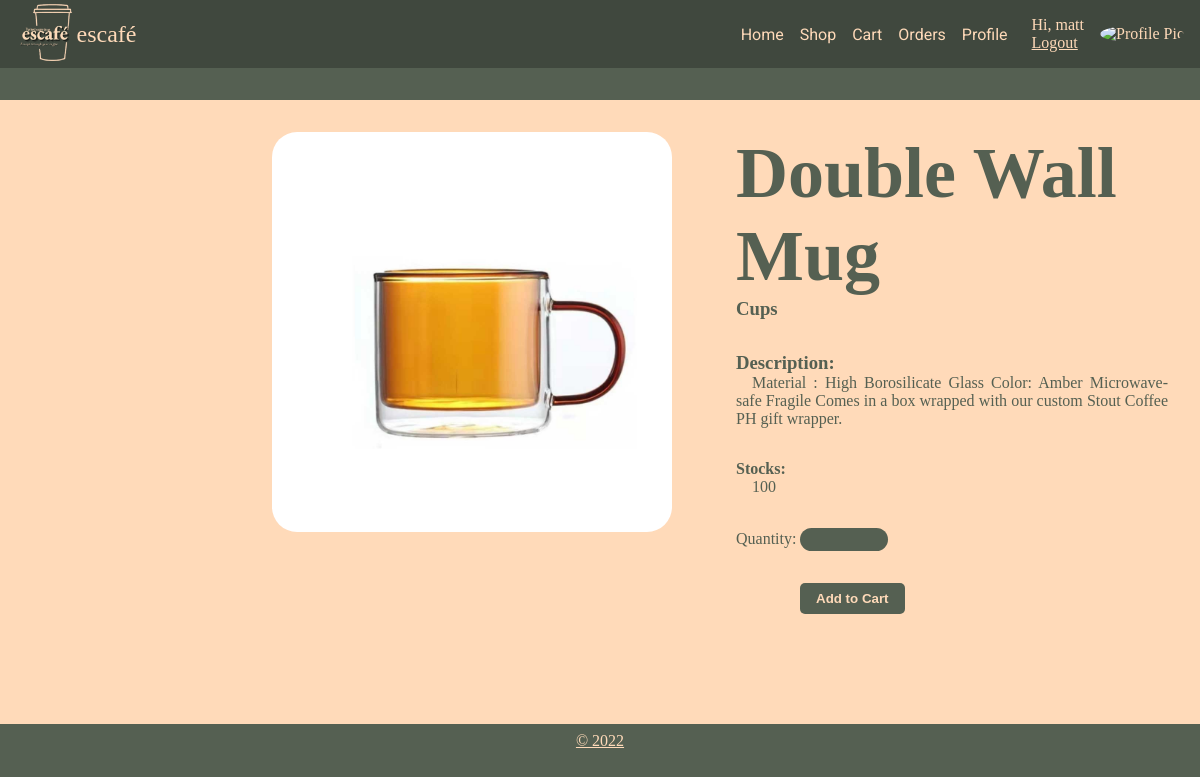
/pages/product-page.php?productID=20 (signed in), run on the app's committed database.
### tables this page shows
CREATE TABLE `sitesettings` (
  `siteName` varchar(100) NOT NULL,
  `siteLogo` varchar(255) NOT NULL,
  `balance` double NOT NULL
);

CREATE TABLE `products` (
  `productID` int(11) NOT NULL,
  `productImage` varchar(2048) NOT NULL,
  `productName` varchar(512) NOT NULL,
  `productCategory` varchar(255) NOT NULL,
  `productPrice` int(11) NOT NULL,
  `quantity` int(11) NOT NULL,
  `bundledWith` int(11) DEFAULT NULL,
  `discount` int(11) DEFAULT 0,
  `supplierName` varchar(512) NOT NULL,
  `productDescription` varchar(2048) NOT NULL,
  `expirationDate` date NOT NULL
);

### connect/config.php (called while the page is built, shortened)
<?php
     $pdo = new PDO('mysql:host=localhost;port=3306;dbname=escafe','root','');
     $pdo->setAttribute(PDO::ATTR_DEFAULT_FETCH_MODE, PDO::FETCH_ASSOC);
     $pdo -> setAttribute(PDO::ATTR_ERRMODE, PDO::ERRMODE_EXCEPTION);
     $statement = $pdo -> prepare ("SELECT * FROM sitesettings");
     $statement -> execute([]);
     $site = $statement -> fetch(0);
     $siteName = $site['siteName'];
     $siteLogo = $site['siteLogo'];
?>

### pages/product-page.php (the view, shortened to what this page needs)
<?php
    require_once '../connect/config.php';
    $statement = $pdo -> prepare("SELECT * FROM products WHERE productID = :productID");
    $statement -> execute([
        'productID' => $_GET['productID']
    ]);
    $product = $statement -> fetch(0);
?>
<!DOCTYPE html>
<html lang="en">
<head>
    <link rel="stylesheet" href="../css/user-shop.css">
</head>
<body>
    <?php include 'user-header.php' ?>
    <main>
        <div class="product-main">
            <div class="product-image">
            <img src='<?php echo '../connect/'.$product['productImage'] ?>' alt="<?php echo $product['productName'] . 'picture '?>">
            </div>
            <div class="product-text">
                <div class="product-text-head">
                    <h2><?php echo $product['productName'] ?></h2>
                    <h3><?php echo $product['productCategory']?></h3>
                </div>
                <div class="product-text-body">
                    <h3>Description: </h3>
                    <p><?php echo $product['productDescription']?></p>
                    <h4>Stocks: </h4>
                    <p><?php echo $product['quantity']?></p>
                </div>
                <form action="../connect/addToCart.php?productID=<?php echo $_GET['productID']?>" method="POST" enctype="multipart/form-data">
                    <label for="quantity">Quantity: </label>
                    <input type="number" name="quantity" id="quantity" min="1" max="<?php echo $product['quantity']?>" required> <br>
                    <input type="submit" value="Add to Cart">
                </form>
            </div>
        </div>
    </main>
    <?php include "./footer.php"; ?>
</body>
</html>

### pages/user-header.php (shortened to what this page needs)
<?php
    include '../connect/config.php';
    $profilePic = $_SESSION['profilePic'] ?? null;
?>
<header>
    <div class="logo-name">
        <div class="logo-head"><img src='<?php echo $siteLogo ?>' alt="logo"></div>
        <div class="name-head"><p><?php echo $siteName ?><p></div>
    </div>
    <nav>
        <?php if (isset($_SESSION['username'])): ?>
            <ul>
                <li><a href="./index.php">Home</a></li>
                <li><a href="./shop.php">Shop</a></li>
                <li><a href="./cart.php">Cart</a></li>
                <li><a href="./order-history.php">Orders</a></li>
                <li><a href="./user-profile.php">Profile</a></li>
            </ul>
            <div class="user">
                <div class="user-text">
                    <p>Hi, <?php echo $_SESSION['username'] ?> </p>
                    <a href="../connect/logout.php">Logout</a>
                </div>
                <div class="user-image">
                    <img src='<?php
                                    if($profilePic != null)
                                        echo '../connect/'.$profilePic;
                                    else
                                        echo '../img/users/blank.png';
                              ?>' alt="Profile Pic">
                </div>
            </div>
        <?php endif; ?>
    </nav>
</header>

### css/user-shop.css (style rules this page uses)
:root { --main-color: #556052; --text-color: #FFDAB9; --dark-box: rgba(0,0,0,0.25); }
* { color: var(--text-color); padding: 0; margin: 0; }
body { background-color: var(--main-color); }
header { display: flex; flex-direction: row; width: 100%; background: var(--dark-box); background-size: cover; }
header .logo-name { display: flex; margin-left: 1rem; }
header .logo-name .logo-head img { height: 4rem; }
header .logo-name .name-head { flex-direction: column; align-self: center; font-size: 1.5rem; }
header nav { margin-left: auto; margin-right: 1rem; display: flex; align-content: center; }
header nav ul { display: flex; list-style-type: none; margin-right: 1rem; }
header nav ul li { padding: .5rem; align-self: center; }
header nav ul li a { font-family: 'Roboto', sans-serif; text-decoration: none; }
.user { display: flex; }
.user .user-text { align-self: center; }
.user .user-image { margin-left: 1rem; align-self: center; }
.user .user-image img { height: 50px; width: 50px; border-radius: 100%; }
main { margin-top: 2rem; }
main .product-main { background-color: var(--text-color); display: flex; min-height: 78vh; padding-left: 20%; }
main .product-main .product-image img { width: 400px; height: 400px; border-radius: 25px; margin: 2rem; }
main .product-main .product-text { margin: 2rem; }
main .product-main .product-text .product-text-head, main .product-main .product-text .product-text-body p { margin-bottom: 2rem; }
main .product-main .product-text .product-text-head h2 { font-size: 4.5rem; }
main .product-main .product-text h2, main .product-main .product-text h3, main .product-main .product-text h4, main .product-main .product-text p, main .product-main .product-text form label { color: var(--main-color); }
main .product-main .product-text p { text-indent: 1rem; text-align: justify; }
main .product-main .product-text form input[type=number] { padding: .25rem 1rem; background-color: var(--main-color); border-radius: 25px; border: none; text-indent: 1rem; }
main .product-main .product-text form input[type=Submit] { font-size: 1.5; font-weight: bold; margin: 2rem 4rem; padding: .5rem 1rem; background-color: var(--main-color); border-radius: 5px; border: none; }

### data on the page
sitesettings: siteLogo (picture), siteName "escafé"
products: productImage (picture), productName "Double Wall Mug", productCategory "Cups", productDescription "Material : High Borosilicate Glass Color: Amber Microwave-safe Fragile Comes in a box wrapped with our custom Stout Coffee PH gift wrapper.", quantity "100"

### other printed values
$_SESSION['username'] "matt"
